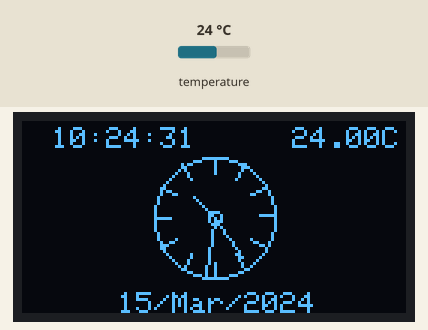
This sketch was run on a simulated Arduino Uno, built with avr-gcc and run on an emulated ATmega328P. On the bench: 128×64 one-colour display. Inputs (shaded band) come from the test bench; at power-on: temperature 24 °C. The local clock reads 2024-03-15 10:24:30 at power-on unless the sketch sets it.

Above: at 1.2 s.
1.3 s: temperature set to 12 °C
At 2.5 s:
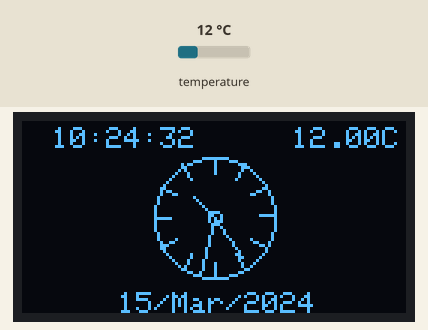
3.5 s: temperature set to 19 °C
At 4.9 s:
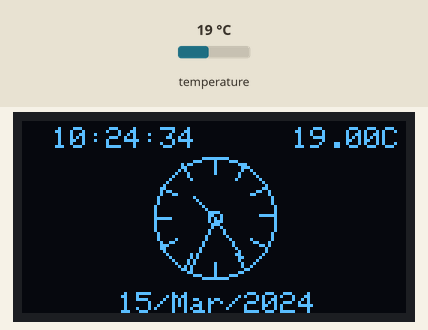
5.6 s: temperature set to 28 °C
At 6.9 s:
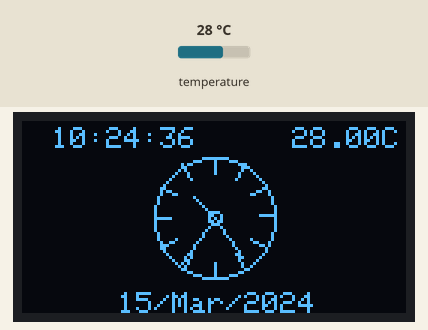
Timing chart, 0 to 8.6 s (numbered marks = the images above; inputs shaded):
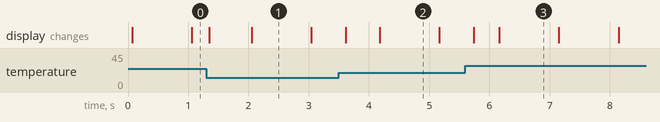

Measured:
- what the display in image 1 shows lasts 0.9 s, from 2.1 s to 3.0 s

The sketch:

oled_128x64_ds3231.ino
```cpp
  #include <Wire.h>
  #include "RTClib.h"
  #include <Adafruit_GFX.h>
  #include <Adafruit_SSD1306.h>
//
#define SCREEN_WIDTH 128 // OLED display width, in pixels
#define SCREEN_HEIGHT 64 // OLED display height, in pixels

#define OLED_RESET     13 // Reset pin # (or -1 if sharing Arduino reset pin)
Adafruit_SSD1306 display(SCREEN_WIDTH, SCREEN_HEIGHT, &Wire, OLED_RESET);

//
// Setup RTC
  RTC_DS3231 RTC;
  char monthString[37]= {"JanFebMarAprMayJunJulAugSepOctNovDec"};
  int  monthIndex[122] ={0,3,6,9,12,15,18,21,24,27,30,33};
  float tempReading; // the analog reading from the sensor
//

void setup() {
  Serial.begin(115200);
  // If you want to set the aref to something other than 5v
  //analogReference(EXTERNAL);
   if (! RTC.begin()) {
    Serial.println("Couldn't find RTC");
    //while (1);
  }
  if (RTC.lostPower()) {
    Serial.println("RTC lost power, lets set the time!");
    // If the RTC have lost power it will sets the RTC to the date & time this sketch was compiled in the following line
    RTC.adjust(DateTime(F(__DATE__), F(__TIME__)));
    // This line sets the RTC with an explicit date & time, for example to set
    // January 21, 2014 at 3am you would call:
    // rtc.adjust(DateTime(2014, 1, 21, 3, 0, 0));
  }
  // by default, we'll generate the high voltage from the 3.3v line internally! (neat!)
  // Use I2C Scanner to check the address, if necessary change the 0x3C in the line below
  display.begin(SSD1306_SWITCHCAPVCC, 0x3C);  // initialize with the I2C addr 0x3C (for the 128x64)
  // init done
  // set font size
  display.setTextSize(1);  // small font size
  display.setTextColor(WHITE);
  display.clearDisplay();

}

void loop() {
 //***** RTC **********
  DateTime now = RTC.now();
  display.setCursor(32,57);
  display.print(now.day(), DEC);
  display.print('/');
  for (int i=0; i<=2; i++){
    display.print(monthString[monthIndex[now.month()-1]+i]);
  }
  display.print('/');
  display.print(now.year(), DEC);
 // *********************

  //
  // display time in digital format
  display.setCursor(10,2);
  display.print(now.hour(), DEC);
  printDigits(now.minute());
  printDigits(now.second());
  //
  // Now draw the clock face
  display.drawCircle(display.width()/2, display.height()/2, 20, WHITE);
  display.drawCircle(display.width()/2, display.height()/2, 2, WHITE);
  //
  //hour ticks
  for( int z=0; z < 360;z= z + 30 ){
  //Begin at 0° and stop at 360°
    float angle = z ;
    angle=(angle/57.29577951) ; //Convert degrees to radians
    int x2=(64+(sin(angle)*20));
    int y2=(32-(cos(angle)*20));
    int x3=(64+(sin(angle)*(20-5)));
    int y3=(32-(cos(angle)*(20-5)));
    display.drawLine(x2,y2,x3,y3,WHITE);
  }
  // display second hand
  float angle = now.second()*6 ;
  angle=(angle/57.29577951) ; //Convert degrees to radians
  int x3=(64+(sin(angle)*(20)));
  int y3=(32-(cos(angle)*(20)));
  display.drawLine(64,32,x3,y3,WHITE);
  //
  // display minute hand
  angle = now.minute() * 6 ;
  angle=(angle/57.29577951) ; //Convert degrees to radians
  x3=(64+(sin(angle)*(20-3)));
  y3=(32-(cos(angle)*(20-3)));
  display.drawLine(64,32,x3,y3,WHITE);
  //
  // display hour hand
  angle = now.hour() * 30 + int((now.minute() / 12) * 6 )   ;
  angle=(angle/57.29577951) ; //Convert degrees to radians
  x3=(64+(sin(angle)*(20-11)));
  y3=(32-(cos(angle)*(20-11)));
  display.drawLine(64,32,x3,y3,WHITE);

   tempReading = RTC.getTemperature();
   display.setCursor(90,2);
   display.print(tempReading);
   display.print("C");


  // update display with all data
  display.display();
  delay(100);
  display.clearDisplay();

}

// **************** End Main Loop *****************

void printDigits(int digits){
  // utility function for digital clock display: prints preceding colon and leading 0
  display.print(":");
  if(digits < 10)
    display.print('0');
    display.print(digits);
  }
```
